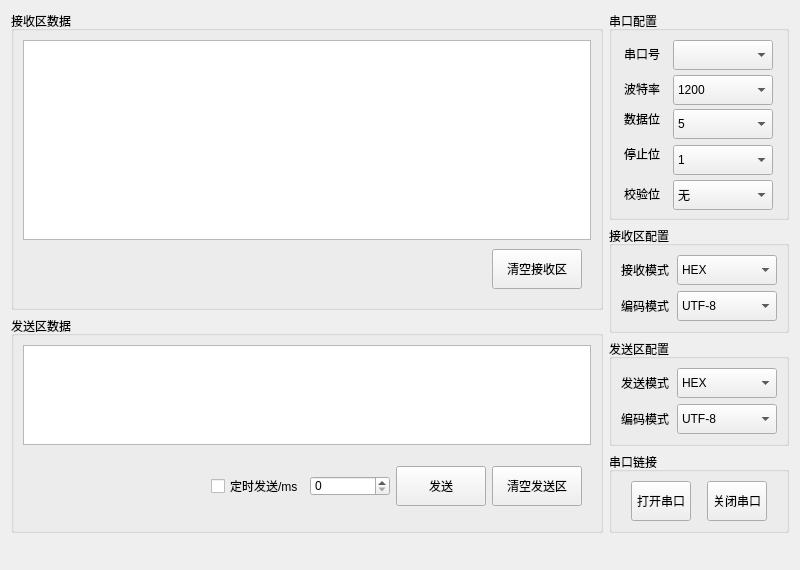
<?xml version="1.0" encoding="UTF-8"?>
<ui version="4.0">
 <class>Widget</class>
 <widget class="QWidget" name="Widget">
  <property name="geometry">
   <rect>
    <x>0</x>
    <y>0</y>
    <width>800</width>
    <height>570</height>
   </rect>
  </property>
  <property name="minimumSize">
   <size>
    <width>800</width>
    <height>570</height>
   </size>
  </property>
  <property name="maximumSize">
   <size>
    <width>800</width>
    <height>570</height>
   </size>
  </property>
  <property name="windowTitle">
   <string>Widget</string>
  </property>
  <layout class="QGridLayout" name="gridLayout_5">
   <item row="0" column="0" rowspan="2">
    <widget class="QGroupBox" name="groupBoxReceive">
     <property name="title">
      <string>接收区数据</string>
     </property>
     <layout class="QVBoxLayout" name="verticalLayout">
      <item>
       <widget class="QPlainTextEdit" name="plainTextEditReceive">
        <property name="minimumSize">
         <size>
          <width>0</width>
          <height>200</height>
         </size>
        </property>
        <property name="maximumSize">
         <size>
          <width>100000</width>
          <height>200</height>
         </size>
        </property>
        <property name="plainText">
         <string/>
        </property>
       </widget>
      </item>
      <item>
       <widget class="QWidget" name="widgetReceiveButton" native="true">
        <layout class="QHBoxLayout" name="horizontalLayout_2">
         <item>
          <spacer name="horizontalSpacer">
           <property name="orientation">
            <enum>Qt::Orientation::Horizontal</enum>
           </property>
           <property name="sizeHint" stdset="0">
            <size>
             <width>40</width>
             <height>20</height>
            </size>
           </property>
          </spacer>
         </item>
         <item>
          <widget class="QPushButton" name="pushButtonClearReceive">
           <property name="minimumSize">
            <size>
             <width>90</width>
             <height>40</height>
            </size>
           </property>
           <property name="maximumSize">
            <size>
             <width>90</width>
             <height>40</height>
            </size>
           </property>
           <property name="text">
            <string>清空接收区</string>
           </property>
          </widget>
         </item>
        </layout>
       </widget>
      </item>
     </layout>
    </widget>
   </item>
   <item row="0" column="1">
    <widget class="QGroupBox" name="groupBox">
     <property name="title">
      <string>串口配置</string>
     </property>
     <layout class="QGridLayout" name="gridLayout">
      <item row="0" column="0">
       <widget class="QLabel" name="label_3">
        <property name="minimumSize">
         <size>
          <width>40</width>
          <height>20</height>
         </size>
        </property>
        <property name="maximumSize">
         <size>
          <width>40</width>
          <height>20</height>
         </size>
        </property>
        <property name="text">
         <string>串口号</string>
        </property>
       </widget>
      </item>
      <item row="0" column="1">
       <widget class="QComboBox" name="comboBoxPort">
        <property name="minimumSize">
         <size>
          <width>100</width>
          <height>30</height>
         </size>
        </property>
        <property name="maximumSize">
         <size>
          <width>100</width>
          <height>30</height>
         </size>
        </property>
       </widget>
      </item>
      <item row="1" column="0">
       <widget class="QLabel" name="label_4">
        <property name="minimumSize">
         <size>
          <width>40</width>
          <height>20</height>
         </size>
        </property>
        <property name="maximumSize">
         <size>
          <width>40</width>
          <height>20</height>
         </size>
        </property>
        <property name="text">
         <string>波特率</string>
        </property>
       </widget>
      </item>
      <item row="1" column="1">
       <widget class="QComboBox" name="comboBoxBaud">
        <property name="minimumSize">
         <size>
          <width>100</width>
          <height>30</height>
         </size>
        </property>
        <property name="maximumSize">
         <size>
          <width>100</width>
          <height>30</height>
         </size>
        </property>
        <item>
         <property name="text">
          <string>1200</string>
         </property>
        </item>
        <item>
         <property name="text">
          <string>2400</string>
         </property>
        </item>
        <item>
         <property name="text">
          <string>4800</string>
         </property>
        </item>
        <item>
         <property name="text">
          <string>9600</string>
         </property>
        </item>
        <item>
         <property name="text">
          <string>19200</string>
         </property>
        </item>
        <item>
         <property name="text">
          <string>38400</string>
         </property>
        </item>
        <item>
         <property name="text">
          <string>57600</string>
         </property>
        </item>
        <item>
         <property name="text">
          <string>115200</string>
         </property>
        </item>
       </widget>
      </item>
      <item row="2" column="0">
       <widget class="QLabel" name="label_5">
        <property name="minimumSize">
         <size>
          <width>40</width>
          <height>20</height>
         </size>
        </property>
        <property name="maximumSize">
         <size>
          <width>40</width>
          <height>20</height>
         </size>
        </property>
        <property name="text">
         <string>数据位</string>
        </property>
       </widget>
      </item>
      <item row="2" column="1" rowspan="2">
       <widget class="QComboBox" name="comboBoxData">
        <property name="minimumSize">
         <size>
          <width>100</width>
          <height>30</height>
         </size>
        </property>
        <property name="maximumSize">
         <size>
          <width>100</width>
          <height>30</height>
         </size>
        </property>
        <item>
         <property name="text">
          <string>5</string>
         </property>
        </item>
        <item>
         <property name="text">
          <string>6</string>
         </property>
        </item>
        <item>
         <property name="text">
          <string>7</string>
         </property>
        </item>
        <item>
         <property name="text">
          <string>8</string>
         </property>
        </item>
       </widget>
      </item>
      <item row="3" column="0" rowspan="2">
       <widget class="QLabel" name="label_6">
        <property name="minimumSize">
         <size>
          <width>40</width>
          <height>20</height>
         </size>
        </property>
        <property name="maximumSize">
         <size>
          <width>40</width>
          <height>20</height>
         </size>
        </property>
        <property name="text">
         <string>停止位</string>
        </property>
       </widget>
      </item>
      <item row="4" column="1">
       <widget class="QComboBox" name="comboBoxStop">
        <property name="minimumSize">
         <size>
          <width>100</width>
          <height>30</height>
         </size>
        </property>
        <property name="maximumSize">
         <size>
          <width>100</width>
          <height>30</height>
         </size>
        </property>
        <item>
         <property name="text">
          <string>1</string>
         </property>
        </item>
        <item>
         <property name="text">
          <string>1.5</string>
         </property>
        </item>
        <item>
         <property name="text">
          <string>2</string>
         </property>
        </item>
       </widget>
      </item>
      <item row="5" column="0">
       <widget class="QLabel" name="label_7">
        <property name="minimumSize">
         <size>
          <width>40</width>
          <height>20</height>
         </size>
        </property>
        <property name="maximumSize">
         <size>
          <width>40</width>
          <height>20</height>
         </size>
        </property>
        <property name="text">
         <string>校验位</string>
        </property>
       </widget>
      </item>
      <item row="5" column="1">
       <widget class="QComboBox" name="comboBoxCheck">
        <property name="minimumSize">
         <size>
          <width>100</width>
          <height>30</height>
         </size>
        </property>
        <property name="maximumSize">
         <size>
          <width>100</width>
          <height>30</height>
         </size>
        </property>
        <item>
         <property name="text">
          <string>无</string>
         </property>
        </item>
        <item>
         <property name="text">
          <string>奇校验</string>
         </property>
        </item>
        <item>
         <property name="text">
          <string>偶校验</string>
         </property>
        </item>
       </widget>
      </item>
     </layout>
    </widget>
   </item>
   <item row="1" column="1" rowspan="2">
    <widget class="QGroupBox" name="groupBox_2">
     <property name="title">
      <string>接收区配置</string>
     </property>
     <layout class="QGridLayout" name="gridLayout_3">
      <item row="0" column="0">
       <widget class="QLabel" name="label_8">
        <property name="minimumSize">
         <size>
          <width>50</width>
          <height>20</height>
         </size>
        </property>
        <property name="maximumSize">
         <size>
          <width>50</width>
          <height>20</height>
         </size>
        </property>
        <property name="text">
         <string>接收模式</string>
        </property>
       </widget>
      </item>
      <item row="0" column="1">
       <widget class="QComboBox" name="comboBoxReceiveMode">
        <property name="minimumSize">
         <size>
          <width>100</width>
          <height>30</height>
         </size>
        </property>
        <property name="maximumSize">
         <size>
          <width>100</width>
          <height>30</height>
         </size>
        </property>
        <item>
         <property name="text">
          <string>HEX</string>
         </property>
        </item>
        <item>
         <property name="text">
          <string>文本</string>
         </property>
        </item>
       </widget>
      </item>
      <item row="1" column="0">
       <widget class="QLabel" name="label_9">
        <property name="minimumSize">
         <size>
          <width>50</width>
          <height>20</height>
         </size>
        </property>
        <property name="maximumSize">
         <size>
          <width>50</width>
          <height>20</height>
         </size>
        </property>
        <property name="text">
         <string>编码模式</string>
        </property>
       </widget>
      </item>
      <item row="1" column="1">
       <widget class="QComboBox" name="comboBoxReceiveCodec">
        <property name="minimumSize">
         <size>
          <width>100</width>
          <height>30</height>
         </size>
        </property>
        <property name="maximumSize">
         <size>
          <width>100</width>
          <height>30</height>
         </size>
        </property>
        <item>
         <property name="text">
          <string>UTF-8</string>
         </property>
        </item>
        <item>
         <property name="text">
          <string>ASCII</string>
         </property>
        </item>
        <item>
         <property name="text">
          <string>GBK</string>
         </property>
        </item>
       </widget>
      </item>
     </layout>
    </widget>
   </item>
   <item row="2" column="0" rowspan="3">
    <widget class="QGroupBox" name="groupBoxSend">
     <property name="title">
      <string>发送区数据</string>
     </property>
     <layout class="QVBoxLayout" name="verticalLayout_2">
      <item>
       <widget class="QPlainTextEdit" name="plainTextEditSend">
        <property name="minimumSize">
         <size>
          <width>0</width>
          <height>100</height>
         </size>
        </property>
        <property name="maximumSize">
         <size>
          <width>10000</width>
          <height>100</height>
         </size>
        </property>
       </widget>
      </item>
      <item>
       <widget class="QWidget" name="widgetSendButton" native="true">
        <layout class="QHBoxLayout" name="horizontalLayout">
         <item>
          <spacer name="horizontalSpacer_2">
           <property name="orientation">
            <enum>Qt::Orientation::Horizontal</enum>
           </property>
           <property name="sizeHint" stdset="0">
            <size>
             <width>167</width>
             <height>20</height>
            </size>
           </property>
          </spacer>
         </item>
         <item>
          <widget class="QCheckBox" name="checkBoxSendOnTime">
           <property name="text">
            <string>定时发送/ms</string>
           </property>
          </widget>
         </item>
         <item>
          <widget class="QSpinBox" name="spinBoxSendOnTime">
           <property name="minimumSize">
            <size>
             <width>80</width>
             <height>20</height>
            </size>
           </property>
           <property name="maximumSize">
            <size>
             <width>80</width>
             <height>20</height>
            </size>
           </property>
          </widget>
         </item>
         <item>
          <widget class="QPushButton" name="pushButtonSend">
           <property name="minimumSize">
            <size>
             <width>90</width>
             <height>40</height>
            </size>
           </property>
           <property name="maximumSize">
            <size>
             <width>90</width>
             <height>40</height>
            </size>
           </property>
           <property name="text">
            <string>发送</string>
           </property>
          </widget>
         </item>
         <item>
          <widget class="QPushButton" name="pushButtonClearSend">
           <property name="minimumSize">
            <size>
             <width>90</width>
             <height>40</height>
            </size>
           </property>
           <property name="maximumSize">
            <size>
             <width>90</width>
             <height>40</height>
            </size>
           </property>
           <property name="text">
            <string>清空发送区</string>
           </property>
          </widget>
         </item>
        </layout>
       </widget>
      </item>
     </layout>
    </widget>
   </item>
   <item row="3" column="1">
    <widget class="QGroupBox" name="groupBox_3">
     <property name="title">
      <string>发送区配置</string>
     </property>
     <layout class="QGridLayout" name="gridLayout_4">
      <item row="0" column="0">
       <widget class="QLabel" name="label_10">
        <property name="minimumSize">
         <size>
          <width>50</width>
          <height>20</height>
         </size>
        </property>
        <property name="maximumSize">
         <size>
          <width>50</width>
          <height>20</height>
         </size>
        </property>
        <property name="text">
         <string>发送模式</string>
        </property>
       </widget>
      </item>
      <item row="0" column="1">
       <widget class="QComboBox" name="comboBoxSendMode">
        <property name="minimumSize">
         <size>
          <width>100</width>
          <height>30</height>
         </size>
        </property>
        <property name="maximumSize">
         <size>
          <width>100</width>
          <height>30</height>
         </size>
        </property>
        <item>
         <property name="text">
          <string>HEX</string>
         </property>
        </item>
        <item>
         <property name="text">
          <string>文本</string>
         </property>
        </item>
       </widget>
      </item>
      <item row="1" column="0">
       <widget class="QLabel" name="label_11">
        <property name="minimumSize">
         <size>
          <width>50</width>
          <height>20</height>
         </size>
        </property>
        <property name="maximumSize">
         <size>
          <width>50</width>
          <height>20</height>
         </size>
        </property>
        <property name="text">
         <string>编码模式</string>
        </property>
       </widget>
      </item>
      <item row="1" column="1">
       <widget class="QComboBox" name="comboBoxSendCodec">
        <property name="minimumSize">
         <size>
          <width>100</width>
          <height>30</height>
         </size>
        </property>
        <property name="maximumSize">
         <size>
          <width>100</width>
          <height>30</height>
         </size>
        </property>
        <item>
         <property name="text">
          <string>UTF-8</string>
         </property>
        </item>
        <item>
         <property name="text">
          <string>ASCII</string>
         </property>
        </item>
        <item>
         <property name="text">
          <string>GBK</string>
         </property>
        </item>
       </widget>
      </item>
     </layout>
    </widget>
   </item>
   <item row="4" column="1">
    <widget class="QGroupBox" name="groupBox_4">
     <property name="title">
      <string>串口链接</string>
     </property>
     <layout class="QGridLayout" name="gridLayout_2">
      <item row="0" column="0">
       <widget class="QPushButton" name="pushButtonStartUSART">
        <property name="minimumSize">
         <size>
          <width>60</width>
          <height>40</height>
         </size>
        </property>
        <property name="maximumSize">
         <size>
          <width>60</width>
          <height>40</height>
         </size>
        </property>
        <property name="text">
         <string>打开串口</string>
        </property>
       </widget>
      </item>
      <item row="0" column="1">
       <widget class="QPushButton" name="pushButtonEndUSART">
        <property name="minimumSize">
         <size>
          <width>60</width>
          <height>40</height>
         </size>
        </property>
        <property name="maximumSize">
         <size>
          <width>60</width>
          <height>40</height>
         </size>
        </property>
        <property name="text">
         <string>关闭串口</string>
        </property>
       </widget>
      </item>
     </layout>
    </widget>
   </item>
   <item row="5" column="1">
    <widget class="QLabel" name="labelTime">
     <property name="minimumSize">
      <size>
       <width>0</width>
       <height>20</height>
      </size>
     </property>
     <property name="maximumSize">
      <size>
       <width>9999</width>
       <height>20</height>
      </size>
     </property>
     <property name="text">
      <string/>
     </property>
    </widget>
   </item>
  </layout>
 </widget>
 <resources/>
 <connections/>
</ui>
